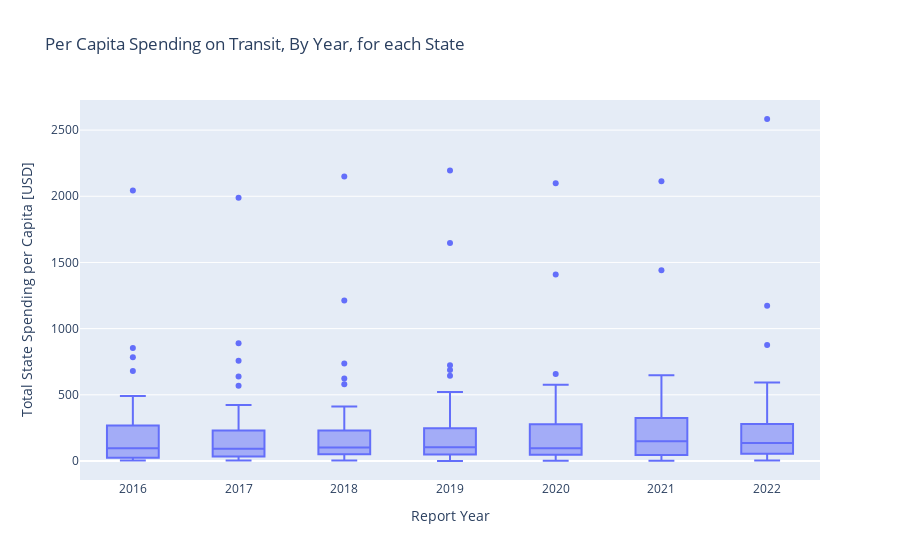

The notebook cell saved with this chart:
### Markdown cell above
Same general trend line. The global increase is not hiding per capita stagnation in spending. Turns out money is going to transit right now. Although probably unequally. That's the next thing to look at. We have state level data, so we can try using that. We will also use per capita numbers to try to avoid a population map.

### Code cell
per_cap_states = dat_to_use.groupby(by = ['Report Year', 'State'])['TotPerCap'].sum()
temp = per_cap_states.to_frame().reset_index()
fig = px.box(temp, x = 'Report Year', y = 'TotPerCap', hover_name='State',
       title='Per Capita Spending on Transit, By Year, for each State',
       labels={'Report Year': 'Report Year', 'TotPerCap': 'Total State Spending per Capita [USD]'})
fig.show()

### Figure 1 — Plotly figure (JSON) as saved in the notebook; plotly's stock layout.template omitted (floating-point values rounded to 4 significant figures; data arrays with more than 128 entries replaced by an {"elided": "..."} marker saying what was removed)
{"data": [{"alignmentgroup": "True", "hovertemplate": "<b>%{hovertext}</b><br><br>Report Year=%{x}<br>Total State Spending per Capita [USD]=%{y}<extra></extra>", "hovertext": {"elided": "372 str values"}, "legendgroup": "", "marker": {"color": "#636efa"}, "name": "", "notched": false, "offsetgroup": "", "orientation": "v", "showlegend": false, "type": "box", "x": {"elided": "372 int values"}, "x0": " ", "xaxis": "x", "y": {"elided": "372 float values"}, "y0": " ", "yaxis": "y"}], "layout": {"boxmode": "group", "legend": {"tracegroupgap": 0}, "title": {"text": "Per Capita Spending on Transit, By Year, for each State"}, "xaxis": {"anchor": "y", "domain": [0, 1], "title": {"text": "Report Year"}}, "yaxis": {"anchor": "x", "domain": [0, 1], "title": {"text": "Total State Spending per Capita [USD]"}}}}
